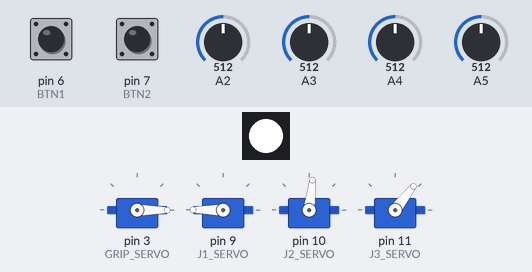
Recording of a sketch running on a simulated Arduino Uno, built with avr-gcc and run on an emulated ATmega328P. Parts: 1 RGB LEDs in strip order, left to right, 4 × servo. The test bench sets the inputs (shaded band); at power-on: pin 6 (BTN1) LOW, pin 7 (BTN2) LOW, A2 = 512, A3 = 512, A4 = 512, A5 = 512. EEPROM starts erased.

Above: at 1.2 s.
1.3 s: pin 6 (BTN1) pulled HIGH for 0.15 s
At 2.7 s:
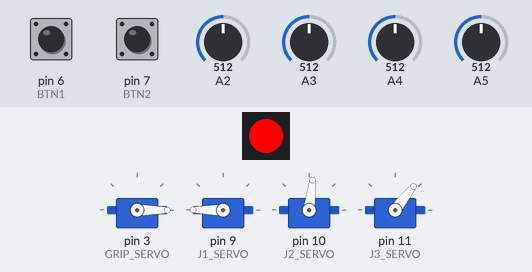
3.0 s: pin 7 (BTN2) pulled HIGH for 3.2 s
At 6.0 s:
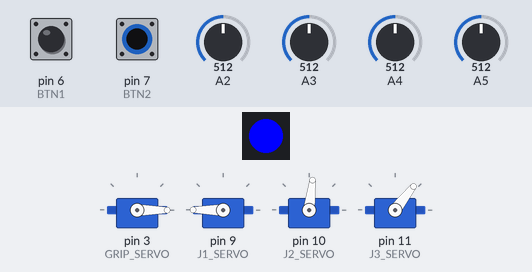
7.7 s: pin 6 (BTN1) pulled HIGH for 1 s
At 8.8 s:
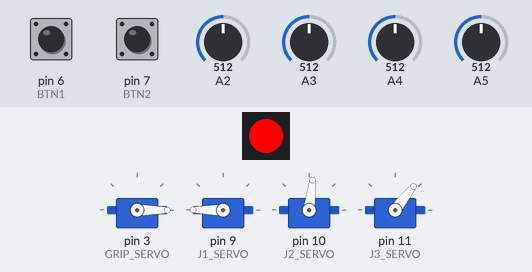
10.2 s: A2 set to 716
At 12.1 s:
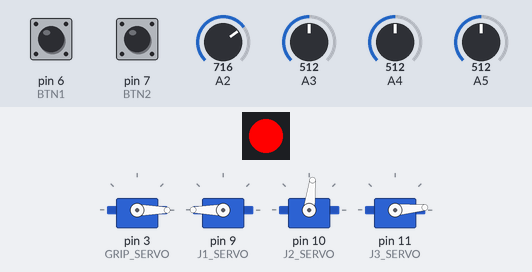
13.2 s: A3 set to 992
At 15.2 s:
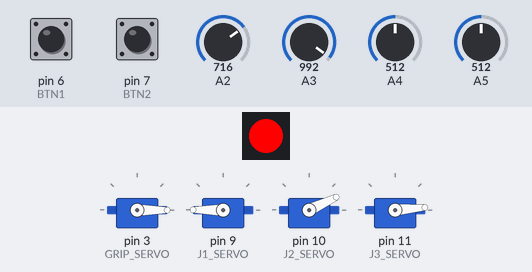
15.5 s: A4 set to 992
At 18.0 s:
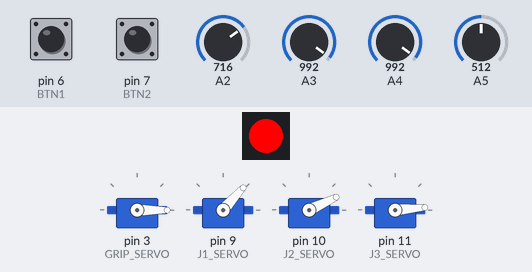
Timing chart, 0 to 19.5 s (numbered marks = the images above; inputs shaded):
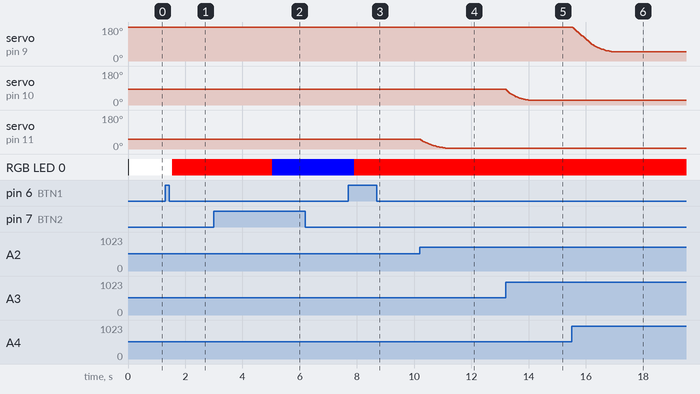

Measured:
- after the input at 1.3 s, RGB LED 0: RGB(255, 255, 255) → RGB(255, 0, 0) after 0.24 s
- after the input at 3.0 s, RGB LED 0: RGB(255, 0, 0) → RGB(0, 0, 255) after 2.0 s
- after the input at 7.7 s, RGB LED 0: RGB(0, 0, 255) → RGB(255, 0, 0) after 0.20 s
- after the input at 10.2 s, servo on pin 11 (J3_SERVO): moves from 52° to 5° over 0.86 s, starting at once
- after the input at 13.2 s, servo on pin 10 (J2_SERVO): moves from 83° to 25° over 0.79 s, starting at once
- after the input at 15.5 s, servo on pin 9 (J1_SERVO): moves from 180° to 48° over 1.4 s, starting at once

The sketch:

Robot_Arm.ino
```cpp
/*
  ---------------------------------------------------------
  Project         : 4 Axis Teach & Repeat Robot Arm V1
  Youtube Channel : @AmithLabs
  Author          : Amith Wijekoon
  ---------------------------------------------------------

  FINAL WORKING VERSION

  Features:
  - 4 Axis Master-Slave Robot Control
  - Teach & Repeat Function
  - EEPROM Position Memory
  - 20 Position Storage
  - Continuous Playback Loop
  - WS2812 RGB Status Indicator
  - Smooth Servo Motion Control
  - Analog Noise Filtering
  - Program Reset Function

  Hardware:
  Board        : Arduino UNO
  RGB LED      : WS2812 (1 LED) Pin D5

  Servo Pins:
  Grip : D3
  J1   : D9
  J2   : D10
  J3   : D11

  Control Pots:
  Grip : A5
  J1   : A4
  J2   : A3
  J3   : A2

  Buttons:
  BTN1 : Teach / Save Position , D6
  BTN2 : Play / Stop / Reset , D7
  ---------------------------------------------------------
*/

#include <Servo.h>
#include <EEPROM.h>
#include <Adafruit_NeoPixel.h>

// =========================================
// PIN DEFINITIONS
// =========================================

#define BTN1 6
#define BTN2 7
#define LED_PIN 5

#define GRIP_SERVO 3
#define J1_SERVO 9
#define J2_SERVO 10
#define J3_SERVO 11

// =========================================
// RGB LED
// =========================================

Adafruit_NeoPixel pixel(1, LED_PIN, NEO_GRB + NEO_KHZ800);

// =========================================
// SERVO OBJECTS
// =========================================

Servo gripServo;
Servo j1Servo;
Servo j2Servo;
Servo j3Servo;

// =========================================
// POSITION STRUCTURE
// =========================================

struct Position {
  byte grip;
  byte j1;
  byte j2;
  byte j3;
};

Position positions[20];

int pointCount = 0;

// =========================================
// SYSTEM FLAGS
// =========================================

bool teaching = false;
bool playing = false;
bool programReady = false;

// =========================================
// CURRENT POSITIONS
// =========================================

int gripCurrent, j1Current, j2Current, j3Current;

// =========================================
// LED COLOR FUNCTION
// =========================================

void setColor(int r, int g, int b) {
  pixel.setPixelColor(0, pixel.Color(r, g, b));
  pixel.show();
}

// =========================================
// EEPROM FUNCTIONS
// =========================================

void saveToEEPROM() {
  EEPROM.put(0, pointCount);
  EEPROM.put(2, positions);
}

void loadFromEEPROM() {
  EEPROM.get(0, pointCount);
  EEPROM.get(2, positions);

  if (pointCount > 0 && pointCount <= 20)
    programReady = true;
}

void clearProgram() {
  pointCount = 0;
  programReady = false;
  playing = false;
  teaching = false;

  EEPROM.put(0, 0);

  setColor(0,0,255);
}

// =========================================
// ANALOG NOISE FILTER
// =========================================

// Average 10 readings for smoother signal
int smoothAnalogRead(int pin) {

  long total = 0;

  for(int i = 0; i < 10; i++) {
    total += analogRead(pin);
    delayMicroseconds(300);
  }

  return total / 10;
}

// =========================================
// SMOOTH SERVO MOVEMENT
// =========================================

void smoothMove(int &current, int target, int maxStep) {

  int error = target - current;
  int distance = abs(error);

  if (distance > 0) {

    int step;

    if (distance > 40)
      step = maxStep;
    else if (distance > 20)
      step = maxStep - 2;
    else if (distance > 8)
      step = 2;
    else
      step = 1;

    if (step < 1) step = 1;

    if (error > 0)
      current += step;
    else
      current -= step;
  }
}

// =========================================
// READ POTENTIOMETERS
// =========================================

void readTargets(int &g, int &j1, int &j2, int &j3) {

  g  = constrain(map(smoothAnalogRead(A5), 300, 0, 0, 60), 0, 60);

  j1 = constrain(map(smoothAnalogRead(A4), 1023, 523, 40, 180), 40, 180);

  j2 = constrain(map(smoothAnalogRead(A3), 780, 70, 25, 180), 25, 180);

  j3 = constrain(map(smoothAnalogRead(A2), 740, 0, 0, 170), 0, 170);
}

// =========================================
// MOVE TO TARGET
// =========================================

bool moveToTarget(Position target) {

  smoothMove(gripCurrent, target.grip, 3);
  smoothMove(j1Current, target.j1, 5);
  smoothMove(j2Current, target.j2, 5);
  smoothMove(j3Current, target.j3, 5);

  gripServo.write(gripCurrent);
  j1Servo.write(j1Current);
  j2Servo.write(j2Current);
  j3Servo.write(j3Current);

  return (
    abs(gripCurrent - target.grip) <= 1 &&
    abs(j1Current - target.j1) <= 1 &&
    abs(j2Current - target.j2) <= 1 &&
    abs(j3Current - target.j3) <= 1
  );
}

// =========================================
// PLAY PROGRAM
// =========================================

void playProgram() {

  int currentPoint = 0;

  while (playing) {

    while (!moveToTarget(positions[currentPoint]) && playing) {

      if (digitalRead(BTN2) == HIGH) {

        delay(200);
        playing = false;
        setColor(255,255,255);

        while(digitalRead(BTN2)==HIGH);
      }

      delay(5);
    }

    unsigned long holdStart = millis();

    while (millis() - holdStart < 1000 && playing) {

      gripServo.write(gripCurrent);
      j1Servo.write(j1Current);
      j2Servo.write(j2Current);
      j3Servo.write(j3Current);

      if (digitalRead(BTN2) == HIGH) {

        delay(200);
        playing = false;
        setColor(255,255,255);

        while(digitalRead(BTN2)==HIGH);
      }

      delay(10);
    }

    currentPoint++;

    if (currentPoint >= pointCount)
      currentPoint = 0;
  }
}

// =========================================
// SETUP
// =========================================

void setup() {

  Serial.begin(9600);

  pinMode(BTN1, INPUT);
  pinMode(BTN2, INPUT);

  pixel.begin();

  readTargets(gripCurrent, j1Current, j2Current, j3Current);

  gripServo.attach(GRIP_SERVO);
  j1Servo.attach(J1_SERVO);
  j2Servo.attach(J2_SERVO);
  j3Servo.attach(J3_SERVO);

  gripServo.write(gripCurrent);
  j1Servo.write(j1Current);
  j2Servo.write(j2Current);
  j3Servo.write(j3Current);

  loadFromEEPROM();

  setColor(255,255,255);
}

// =========================================
// MAIN LOOP
// =========================================

void loop() {

  // BUTTON 1 - TEACH / SAVE

  if (digitalRead(BTN1) == HIGH && !playing) {

    delay(200);

    if (!teaching) {

      teaching = true;
      setColor(255,0,0);

    } else {

      if (pointCount < 20) {

        readTargets(gripCurrent, j1Current, j2Current, j3Current);

        positions[pointCount].grip = gripCurrent;
        positions[pointCount].j1 = j1Current;
        positions[pointCount].j2 = j2Current;
        positions[pointCount].j3 = j3Current;

        pointCount++;

        saveToEEPROM();

        programReady = true;

        setColor(0,0,255);
      }

      teaching = false;
    }

    while(digitalRead(BTN1)==HIGH);
  }

  // BUTTON 2 - PLAY / RESET

  if (digitalRead(BTN2) == HIGH) {

    unsigned long pressTime = millis();

    while(digitalRead(BTN2)==HIGH) {

      if (millis() - pressTime > 2000) {

        clearProgram();

        while(digitalRead(BTN2)==HIGH);
        return;
      }
    }

    delay(200);

    if (programReady) {

      if (!playing) {

        playing = true;
        setColor(0,255,0);

        playProgram();

      } else {

        playing = false;
        setColor(255,255,255);
      }
    }
  }

  // LIVE FOLLOW MODE

  if (teaching) {

    int g,j1,j2,j3;

    readTargets(g,j1,j2,j3);

    smoothMove(gripCurrent,g,3);
    smoothMove(j1Current,j1,5);
    smoothMove(j2Current,j2,5);
    smoothMove(j3Current,j3,5);

    gripServo.write(gripCurrent);
    j1Servo.write(j1Current);
    j2Servo.write(j2Current);
    j3Servo.write(j3Current);

    delay(5);
  }
}
```
